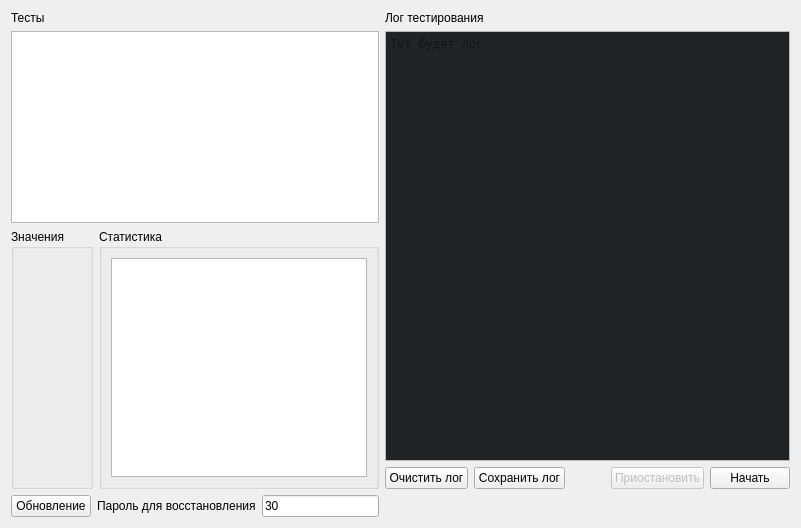
      <widget class="QWidget" name="unitTestsTab">
       <attribute name="title">
        <string>Unit тесты</string>
       </attribute>
       <attribute name="whatsThis">
        <string>Единичные тесты</string>
       </attribute>
       <layout class="QGridLayout" name="gridLayout_4">
        <item row="0" column="0">
         <widget class="QLabel" name="label">
          <property name="maximumSize">
           <size>
            <width>250</width>
            <height>16777215</height>
           </size>
          </property>
          <property name="text">
           <string>Тесты</string>
          </property>
         </widget>
        </item>
        <item row="0" column="1" rowspan="3">
         <layout class="QVBoxLayout" name="verticalLayout_3">
          <item>
           <widget class="QLabel" name="label_2">
            <property name="text">
             <string>Лог тестирования</string>
            </property>
           </widget>
          </item>
          <item>
           <widget class="QTextEdit" name="unitTestsLogTextEdit">
            <property name="palette">
             <palette>
              <active>
               <colorrole role="Base">
                <brush brushstyle="SolidPattern">
                 <color alpha="255">
                  <red>33</red>
                  <green>36</green>
                  <blue>39</blue>
                 </color>
                </brush>
               </colorrole>
              </active>
              <inactive>
               <colorrole role="Base">
                <brush brushstyle="SolidPattern">
                 <color alpha="255">
                  <red>33</red>
                  <green>36</green>
                  <blue>39</blue>
                 </color>
                </brush>
               </colorrole>
              </inactive>
              <disabled>
               <colorrole role="Base">
                <brush brushstyle="SolidPattern">
                 <color alpha="255">
                  <red>33</red>
                  <green>36</green>
                  <blue>39</blue>
                 </color>
                </brush>
               </colorrole>
              </disabled>
             </palette>
            </property>
            <property name="font">
             <font>
              <family>Noto Mono</family>
              <weight>50</weight>
              <italic>false</italic>
              <bold>false</bold>
              <underline>false</underline>
              <kerning>true</kerning>
             </font>
            </property>
            <property name="undoRedoEnabled">
             <bool>false</bool>
            </property>
            <property name="lineWrapMode">
             <enum>QTextEdit::NoWrap</enum>
            </property>
            <property name="readOnly">
             <bool>true</bool>
            </property>
            <property name="html">
             <string>&lt;!DOCTYPE HTML PUBLIC &quot;-//W3C//DTD HTML 4.0//EN&quot; &quot;http://www.w3.org/TR/REC-html40/strict.dtd&quot;&gt;
&lt;html&gt;&lt;head&gt;&lt;meta name=&quot;qrichtext&quot; content=&quot;1&quot; /&gt;&lt;style type=&quot;text/css&quot;&gt;
p, li { white-space: pre-wrap; }
&lt;/style&gt;&lt;/head&gt;&lt;body style=&quot; font-family:'Noto Mono'; font-size:10pt; font-weight:400; font-style:normal;&quot;&gt;
&lt;p style=&quot;-qt-paragraph-type:empty; margin-top:0px; margin-bottom:0px; margin-left:0px; margin-right:0px; -qt-block-indent:0; text-indent:0px;&quot;&gt;&lt;br /&gt;&lt;/p&gt;&lt;/body&gt;&lt;/html&gt;</string>
            </property>
            <property name="placeholderText">
             <string>Тут будет лог</string>
            </property>
           </widget>
          </item>
          <item>
           <layout class="QHBoxLayout" name="horizontalLayout">
            <item>
             <widget class="QPushButton" name="unitTestsClearLogPushButton">
              <property name="text">
               <string>Очистить лог</string>
              </property>
             </widget>
            </item>
            <item>
             <widget class="QPushButton" name="unitTestsSaveLogPushButton">
              <property name="text">
               <string>Сохранить лог</string>
              </property>
             </widget>
            </item>
            <item>
             <spacer name="horizontalSpacer">
              <property name="orientation">
               <enum>Qt::Horizontal</enum>
              </property>
              <property name="sizeHint" stdset="0">
               <size>
                <width>40</width>
                <height>20</height>
               </size>
              </property>
             </spacer>
            </item>
            <item>
             <widget class="QPushButton" name="unitTestsPauseResumePushButton">
              <property name="enabled">
               <bool>false</bool>
              </property>
              <property name="text">
               <string>Приостановить</string>
              </property>
             </widget>
            </item>
            <item>
             <widget class="QPushButton" name="unitTestsStartStopPushButton">
              <property name="text">
               <string>Начать</string>
              </property>
             </widget>
            </item>
           </layout>
          </item>
         </layout>
        </item>
        <item row="1" column="0">
         <widget class="QTestsTreeWidget" name="unitTestsTreeWidget">
          <property name="sizePolicy">
           <sizepolicy hsizetype="Minimum" vsizetype="Expanding">
            <horstretch>0</horstretch>
            <verstretch>0</verstretch>
           </sizepolicy>
          </property>
          <property name="minimumSize">
           <size>
            <width>0</width>
            <height>0</height>
           </size>
          </property>
          <property name="maximumSize">
           <size>
            <width>16777215</width>
            <height>16777215</height>
           </size>
          </property>
          <property name="dragEnabled">
           <bool>true</bool>
          </property>
          <property name="dragDropMode">
           <enum>QAbstractItemView::NoDragDrop</enum>
          </property>
          <property name="defaultDropAction">
           <enum>Qt::IgnoreAction</enum>
          </property>
          <property name="selectionMode">
           <enum>QAbstractItemView::ExtendedSelection</enum>
          </property>
          <property name="animated">
           <bool>true</bool>
          </property>
          <attribute name="headerVisible">
           <bool>false</bool>
          </attribute>
          <attribute name="headerCascadingSectionResizes">
           <bool>false</bool>
          </attribute>
          <attribute name="headerShowSortIndicator" stdset="0">
           <bool>false</bool>
          </attribute>
          <column>
           <property name="text">
            <string/>
           </property>
          </column>
         </widget>
        </item>
        <item row="2" column="0">
         <layout class="QHBoxLayout" name="horizontalLayout_25">
          <property name="sizeConstraint">
           <enum>QLayout::SetDefaultConstraint</enum>
          </property>
          <item>
           <widget class="QGroupBox" name="groupBox_9">
            <property name="title">
             <string>Значения</string>
            </property>
            <layout class="QHBoxLayout" name="horizontalLayout_26">
             <item>
              <layout class="QFormLayout" name="unitTestsTestValuesFormLayout"/>
             </item>
            </layout>
           </widget>
          </item>
          <item>
           <widget class="QGroupBox" name="groupBox_8">
            <property name="minimumSize">
             <size>
              <width>0</width>
              <height>260</height>
             </size>
            </property>
            <property name="title">
             <string>Статистика</string>
            </property>
            <layout class="QHBoxLayout" name="horizontalLayout_24">
             <item>
              <widget class="QTableWidget" name="unitTestsStatisticsTableWidget">
               <attribute name="horizontalHeaderVisible">
                <bool>false</bool>
               </attribute>
               <attribute name="horizontalHeaderCascadingSectionResizes">
                <bool>false</bool>
               </attribute>
               <attribute name="verticalHeaderCascadingSectionResizes">
                <bool>false</bool>
               </attribute>
               <attribute name="verticalHeaderShowSortIndicator" stdset="0">
                <bool>false</bool>
               </attribute>
               <attribute name="verticalHeaderStretchLastSection">
                <bool>false</bool>
               </attribute>
               <column>
                <property name="text">
                 <string>Команда</string>
                </property>
               </column>
               <column>
                <property name="text">
                 <string>Количество</string>
                </property>
               </column>
              </widget>
             </item>
            </layout>
           </widget>
          </item>
         </layout>
        </item>
        <item row="3" column="0">
         <layout class="QHBoxLayout" name="horizontalLayout_2">
          <item>
           <widget class="QPushButton" name="unitTestsUpdateTestsPushButton">
            <property name="maximumSize">
             <size>
              <width>250</width>
              <height>16777215</height>
             </size>
            </property>
            <property name="text">
             <string>Обновление</string>
            </property>
           </widget>
          </item>
          <item>
           <widget class="QLabel" name="label_43">
            <property name="text">
             <string>Пароль для восстановления</string>
            </property>
           </widget>
          </item>
          <item>
           <widget class="QLineEdit" name="unitTestsRestorePasswordLineEdit">
            <property name="text">
             <string>30</string>
            </property>
           </widget>
          </item>
         </layout>
        </item>
       </layout>
      </widget>
